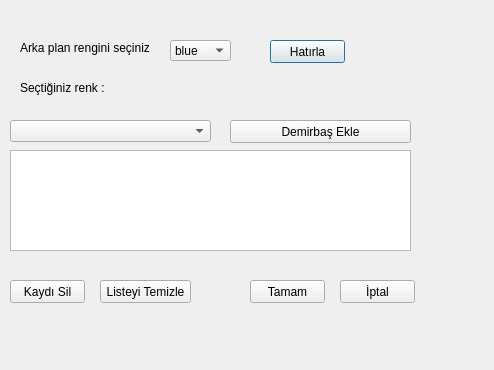
<?xml version="1.0" encoding="UTF-8"?>
<ui version="4.0">
 <class>Dialog</class>
 <widget class="QDialog" name="Dialog">
  <property name="geometry">
   <rect>
    <x>0</x>
    <y>0</y>
    <width>494</width>
    <height>370</height>
   </rect>
  </property>
  <property name="windowTitle">
   <string>Dialog</string>
  </property>
  <widget class="QComboBox" name="cmbRenk">
   <property name="geometry">
    <rect>
     <x>170</x>
     <y>40</y>
     <width>61</width>
     <height>21</height>
    </rect>
   </property>
   <item>
    <property name="text">
     <string>blue</string>
    </property>
   </item>
   <item>
    <property name="text">
     <string>red</string>
    </property>
   </item>
   <item>
    <property name="text">
     <string>orange</string>
    </property>
   </item>
   <item>
    <property name="text">
     <string>pink</string>
    </property>
   </item>
   <item>
    <property name="text">
     <string>gray</string>
    </property>
   </item>
   <item>
    <property name="text">
     <string>yellow</string>
    </property>
   </item>
   <item>
    <property name="text">
     <string>purple</string>
    </property>
   </item>
  </widget>
  <widget class="QLabel" name="label">
   <property name="geometry">
    <rect>
     <x>20</x>
     <y>40</y>
     <width>131</width>
     <height>16</height>
    </rect>
   </property>
   <property name="text">
    <string>Arka plan rengini seçiniz : </string>
   </property>
  </widget>
  <widget class="QLabel" name="lRenk">
   <property name="geometry">
    <rect>
     <x>20</x>
     <y>80</y>
     <width>191</width>
     <height>16</height>
    </rect>
   </property>
   <property name="text">
    <string>Seçtiğiniz renk : </string>
   </property>
  </widget>
  <widget class="QPushButton" name="pushButton">
   <property name="geometry">
    <rect>
     <x>270</x>
     <y>40</y>
     <width>75</width>
     <height>23</height>
    </rect>
   </property>
   <property name="text">
    <string>Hatırla</string>
   </property>
  </widget>
  <widget class="QComboBox" name="cmbDemirbas">
   <property name="geometry">
    <rect>
     <x>10</x>
     <y>120</y>
     <width>201</width>
     <height>22</height>
    </rect>
   </property>
  </widget>
  <widget class="QPushButton" name="btn_demirbas">
   <property name="geometry">
    <rect>
     <x>230</x>
     <y>120</y>
     <width>181</width>
     <height>23</height>
    </rect>
   </property>
   <property name="text">
    <string>Demirbaş Ekle</string>
   </property>
  </widget>
  <widget class="QListWidget" name="listDemirbas">
   <property name="geometry">
    <rect>
     <x>10</x>
     <y>150</y>
     <width>401</width>
     <height>101</height>
    </rect>
   </property>
  </widget>
  <widget class="QPushButton" name="btn_sil">
   <property name="geometry">
    <rect>
     <x>10</x>
     <y>280</y>
     <width>75</width>
     <height>23</height>
    </rect>
   </property>
   <property name="text">
    <string>Kaydı Sil</string>
   </property>
  </widget>
  <widget class="QPushButton" name="btn_temizle">
   <property name="geometry">
    <rect>
     <x>100</x>
     <y>280</y>
     <width>91</width>
     <height>23</height>
    </rect>
   </property>
   <property name="text">
    <string>Listeyi Temizle</string>
   </property>
  </widget>
  <widget class="QPushButton" name="btn_tamam">
   <property name="geometry">
    <rect>
     <x>250</x>
     <y>280</y>
     <width>75</width>
     <height>23</height>
    </rect>
   </property>
   <property name="text">
    <string>Tamam</string>
   </property>
  </widget>
  <widget class="QPushButton" name="btn_iptal">
   <property name="geometry">
    <rect>
     <x>340</x>
     <y>280</y>
     <width>75</width>
     <height>23</height>
    </rect>
   </property>
   <property name="text">
    <string>İptal</string>
   </property>
  </widget>
 </widget>
 <layoutdefault spacing="6" margin="11"/>
 <resources/>
 <connections/>
</ui>
